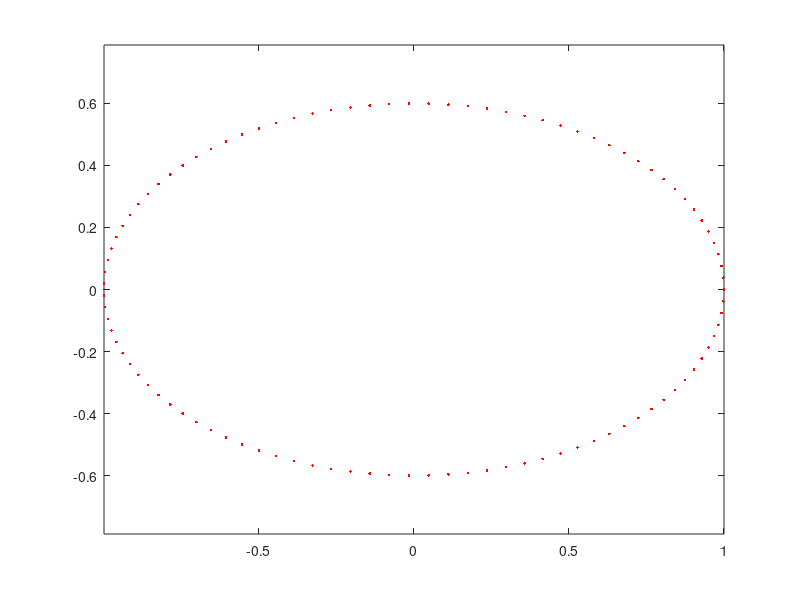

Recreate this plot in MATLAB. (Note: this script raises an error after producing the figure.)
clear; close all; clc;

type='ellipse';
% type='track';
% type='figure_eight';

path='./trajectories';

% Start at base-middle of ellipse

if strcmp(type,'ellipse') 
 
 n=100;  %num. points   
    
 x1=-1.0; y1=0;  %major-axis vertices
 x2= 1.0; y2=0;
 e=0.8;  %eccentricity (0<e<1)
 
 a = 1/2*sqrt((x2-x1)^2+(y2-y1)^2);
 b = a*sqrt(1-e^2);
 t = linspace(0,2*pi,n);
 X = a*cos(t);
 Y = b*sin(t);
 w = atan2(y2-y1,x2-x1);
 x = (x1+x2)/2 + X*cos(w) - Y*sin(w);
 y = (y1+y2)/2 + X*sin(w) + Y*cos(w);
 
 plot(x,y,'r.')
 axis equal
 
 M=[x' y'];
 
 file=sprintf('cart_path_ellipse_n_%d.csv',n);
 
end


csvwrite(fullfile(path,file),M);
